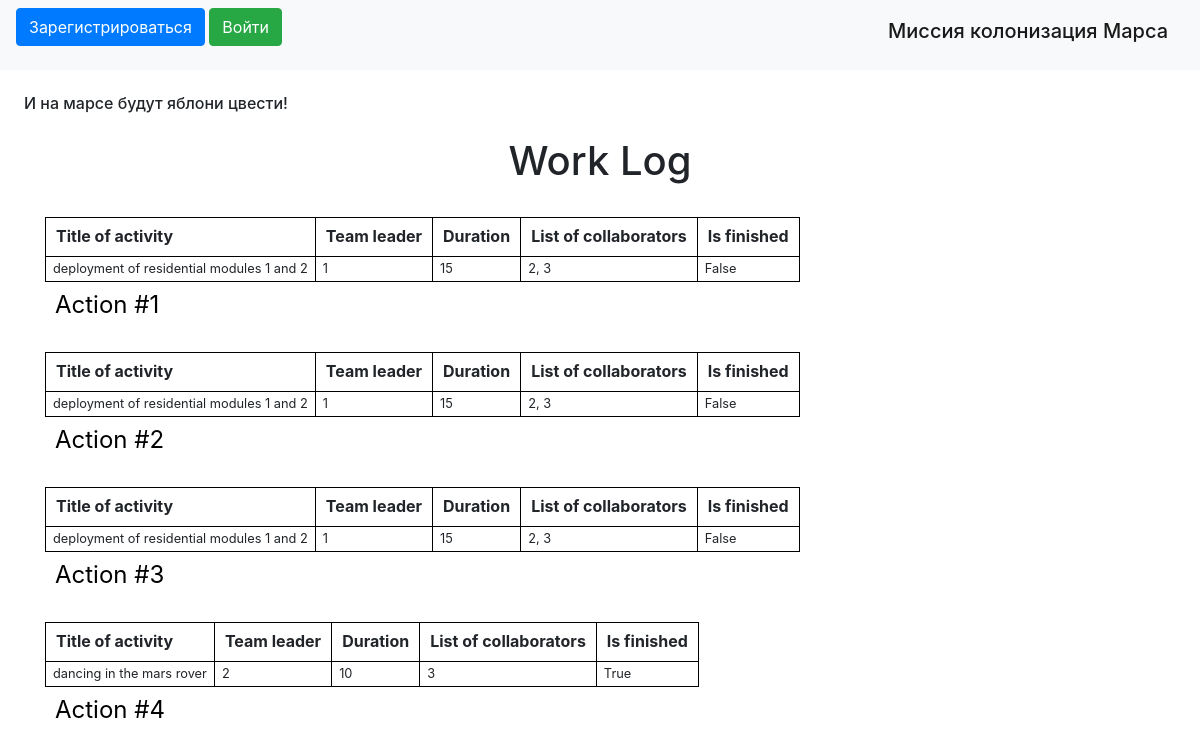
The app's page /index, older data.
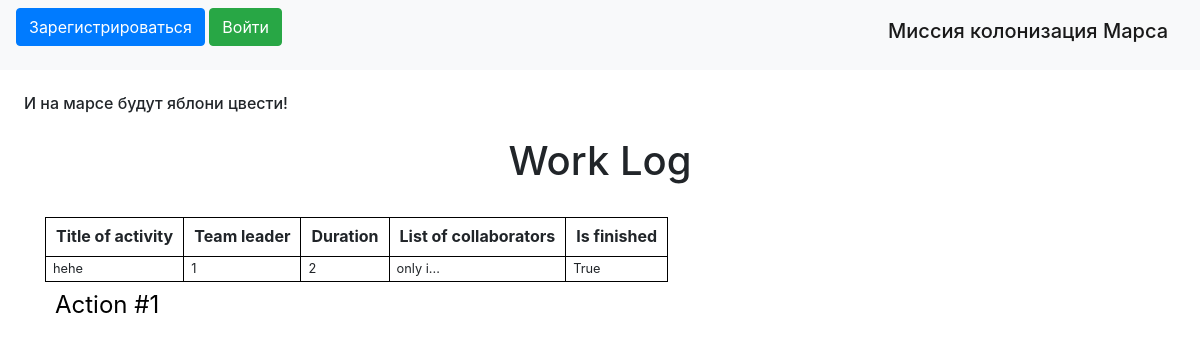
The same page, newer data.
### data/news.py (models this page shows)
class News(SqlAlchemyBase):
    __tablename__ = 'news'
    id = sqlalchemy.Column(sqlalchemy.Integer,
                           primary_key=True, autoincrement=True)
    team_leader = sqlalchemy.Column(sqlalchemy.Integer, sqlalchemy.ForeignKey("users.id"))
    job = sqlalchemy.Column(sqlalchemy.String)
    work_size = sqlalchemy.Column(sqlalchemy.Integer)
    collaborators = sqlalchemy.Column(sqlalchemy.String)
    start_date = sqlalchemy.Column(sqlalchemy.DateTime)
    end_date = sqlalchemy.Column(sqlalchemy.DateTime)
    is_finished = sqlalchemy.Column(sqlalchemy.Boolean)
    categories = orm.relationship("Category",
                                  secondary="association",
                                  backref="news")
    user = orm.relationship('User')

### main.py (the view)
@app.route('/')
@app.route('/index')
def index():
    db_sess = db_session.create_session()
    news = db_sess.query(News).all()
    return render_template("index.html", news=news)

### data/db_session.py (called while the page is built)
def create_session() -> Session:
    global __factory
    return __factory()

### templates/index.html (shortened to what this page needs)
{% extends "base.html" %}
{% block content %}
<h1 align="center">Work Log</h1>
{% for item in news %}
<table>
<caption>Action #{{item.id}}</caption>
  <tr>
    <th>Title of activity</th>
    <th>Team leader</th>
    <th>Duration</th>
    <th>List of collaborators</th>
    <th>Is finished</th>
  </tr>
  <tr>
    <td>{{item.job}}</td>
      <td>{{item.team_leader}}</td>
      <td>{{item.work_size}}</td>
      <td>{{item.collaborators}}</td>
      <td>{{item.is_finished}}</td>
  </tr><br>
</table>
{% endfor %}
{% endblock %}

### templates/base.html (shortened to what this page needs)
<!DOCTYPE html>
<html lang="en">
<head>
    <link rel="stylesheet"
          href="https://stackpath.bootstrapcdn.com/bootstrap/4.4.1/css/bootstrap.min.css"
>
    <link rel="stylesheet" href="../static/css/style.css">
</head>
<body>
<header>
    <nav class="navbar navbar-light bg-light">
        {% if current_user.is_authenticated %}
        <a class="navbar-brand" href="/logout">{{ current_user.name }}</a>
        {% else %}
        <p>
            <a class="btn btn-primary " href="/register">Зарегистрироваться</a>
            <a class="btn btn-success" href="/login">Войти</a>
        </p>
        {% endif %}
        <h1 class="navbar-brand" href="#">Миссия колонизация Марса</h1>
    </nav>
</header>
<h6>И на марсе будут яблони цвести!</h6>
<main role="main" class="container">
    {% block content %}{% endblock %}
</main>
</body>
</html>

### static/css/style.css (style rules this page uses)
table { border-collapse: collapse; line-height: 1.1; }
caption { font-size: 1.5rem; padding: 10px; color: #000000; }
h6 { margin: 1.5rem; }
th { padding: 10px; border: 1px solid #000000; }
td { font-size: 0.8em; padding: 5px 7px; border: 1px solid #000000; }

Row changes from the older to the newer data that the page shows:
removed News: id "2", job "deployment of residential modules 1 and 2", team_leader "1", work_size "15", collaborators "2, 3", is_finished "False"
removed News: id "3", job "deployment of residential modules 1 and 2", team_leader "1", work_size "15", collaborators "2, 3", is_finished "False"
removed News: id "4", job "dancing in the mars rover", team_leader "2", work_size "10", collaborators "3", is_finished "True"
changed News id 1: job "deployment of residential modules 1 and 2" → "hehe"; work_size "15" → "2"; collaborators "2, 3" → "only i..."; is_finished "False" → "True"
